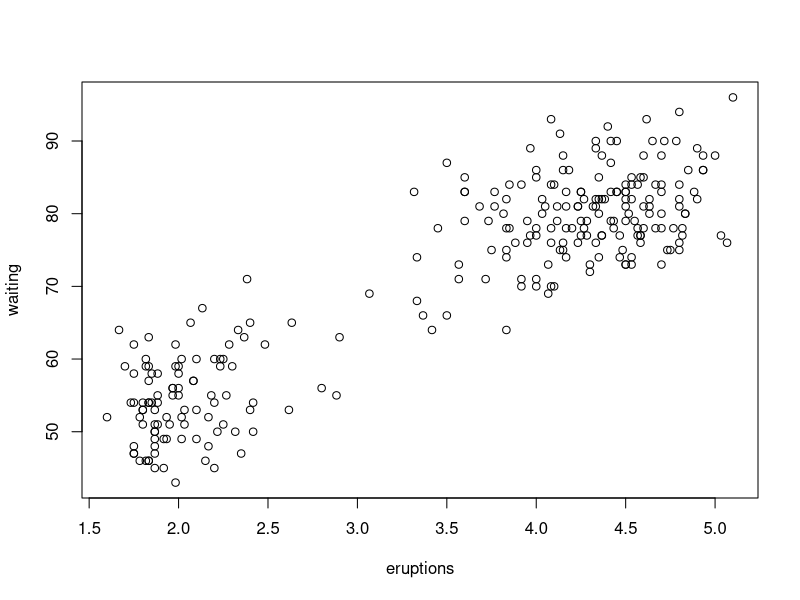
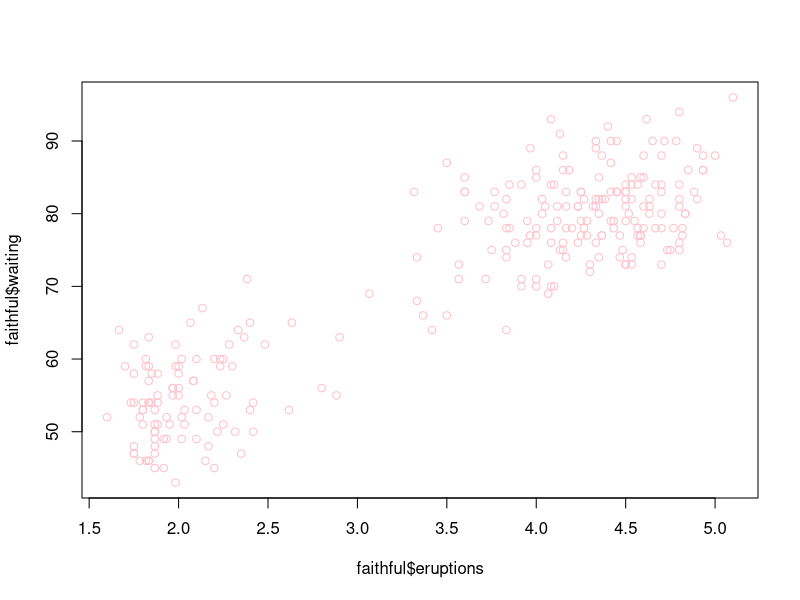
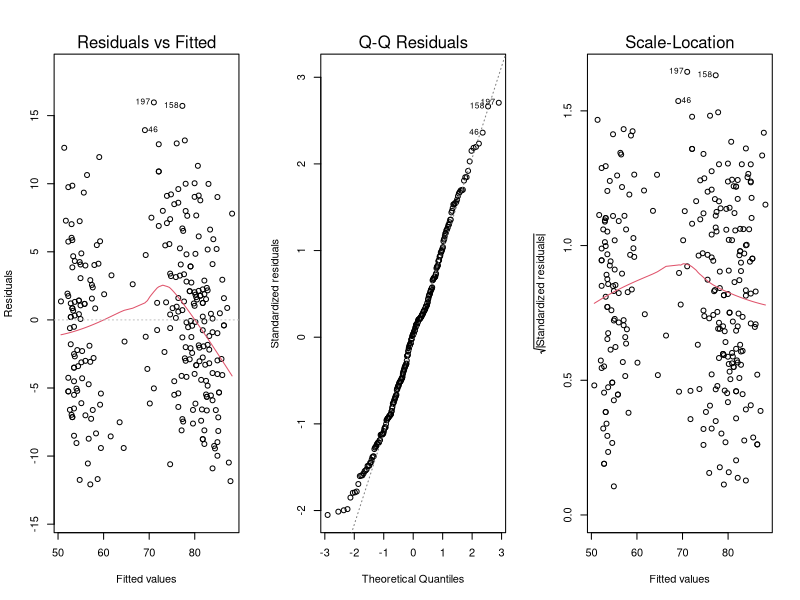
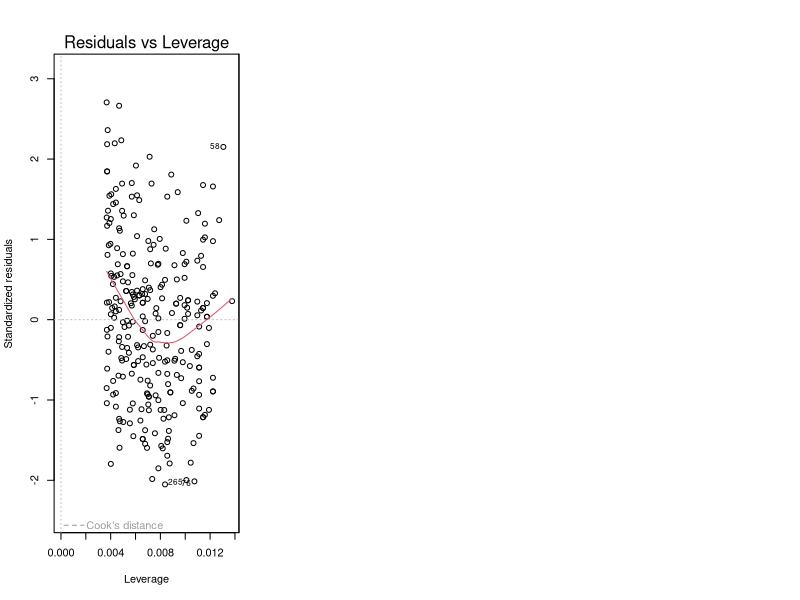

These figures' R source, in order:
# Introduction to R

getwd()
suppressPackageStartupMessages(library(tidyverse))

# Vectors
# Use the c() function to create a new vector with the specified values
v <- c(2, 3, 5, 8)
x <- c(1,2,3,4)
w <- c("apple", "orange", "pear")

# Type the name of a object to see the contents of the object
v

# Use square brackets to select particular elements of a vector
v[2]

# array
d <- array(0,c(1000,1000))
d

# Functions or mathematical expressions are applied to each element of a vector
logv <- log(v)

# Type the name of an object to see the contents of the object
logv

# Lists are the basis of most R objects
mylist <- list(numbers = v, fruits = w)

mylist
# To view the components of a list, use names()
names(mylist)

# Use $ notation to access components of a list
mylist$numbers
mylist$fruits

# In general, read data using the read.table() command (or related) or use 
# the Import Dataset menu command

# For this introduction, we will use the "faithful" dataset
# Use head() to see the first several rows of data
head(faithful)

# A data frame is a type of list. Use names() to get all the column names
names(faithful)

# Use $ notation to work with individual columns
logeruptions <- log(faithful$eruptions)

# Use summary() to get a basic summary of a data frame
summary(faithful)

# Use plot() to plot a data frame
plot(faithful)
plot(faithful$eruptions, faithful$waiting,col='pink')

# plot() has many arguments. Use help() to check these
help(plot)

# For plotting data frames specifically, use help(plot.data.frame)
help(plot.data.frame)

# To fit a linear model to a data set, use the lm() command
faithlm <- lm(waiting ~ eruptions, data = faithful)

# To get the arguments of a function, use args()
args(lm)

# For more info, use help() or ?
help(lm)
?lm

# View the model
faithlm

# The model has much more information. Use names() to view the components of the model
names(faithlm)

# Use summary to get the detailed model description
summary(faithlm)

# Use par(mfrow = c(2, 2)) to change the plotting layout
par(mfrow = c(1, 3))

# Use plot() to get diagnostic plots of the model
plot(faithlm)

# Return to normal plotting
par(mfrow = c(1, 1))

# To find available functions that can be used on a lm object, use methods()
methods(class = lm)

# Some useful functions
faithfitted <- fitted(faithlm)
faithresiduals <- residuals(faithlm)
faithcoefs <- coef(faithlm)

# Note that these can also be accessed using $ notation
faithfitted2 <- faithlm$fitted.values

# The summary() command creates a summary.lm object. Use names() to get the
# components of the summary.lm object
faithsumm <- summary(faithlm)
names(faithsumm)
coef(faithsumm)
faithsumm$coefficients

# Use step() to perform variable selection
step(faithlm)
